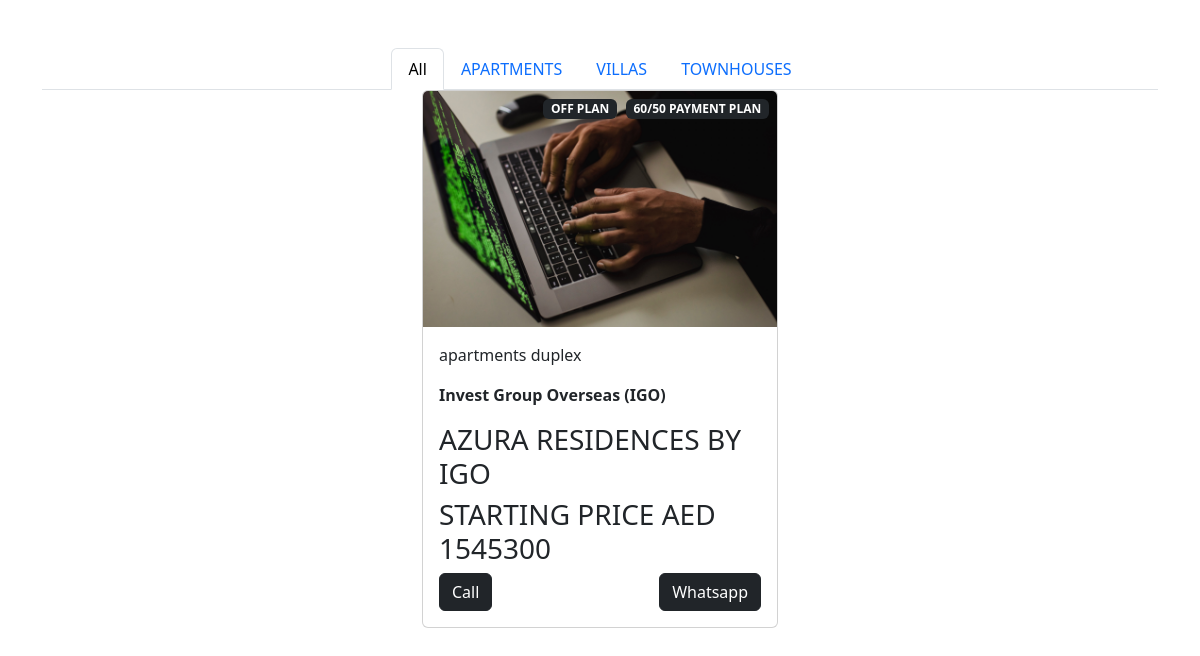
The page /account/all_property/ on the database as committed earlier.
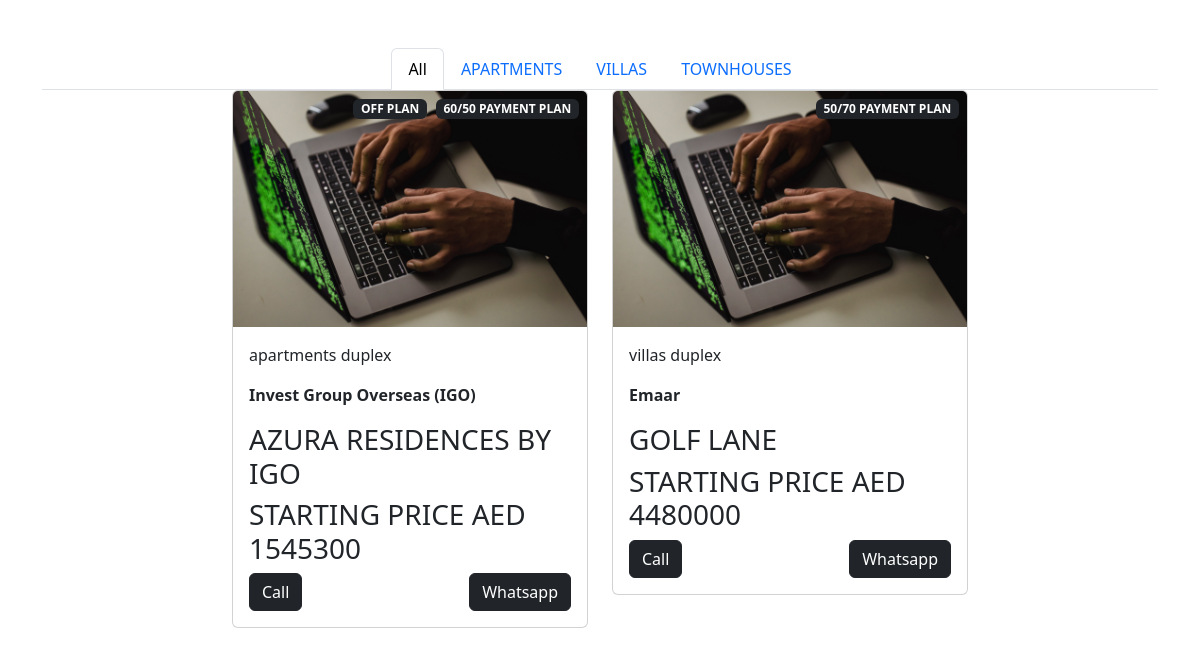
The same page on the database as committed later.
### account/models.py (models this page shows, shortened)
class Properties(models.Model):
    title = models.CharField(max_length=100)
    description = models.CharField(max_length=30000)
    price = models.IntegerField()
    place = models.CharField(max_length=200)
    image = models.ImageField(upload_to='property_images')
    options=(
        ('apartments','apartments'),
        ('villas','villas'),
        ('townhouses','townhouses'),
    )
    types = (
         ('duplex','duplex'),
         ('penthouse','penthouse'),
    )
    company = models.CharField(max_length=100,null=True)
    type = models.CharField(max_length=100,choices=types,null=True,default='')
    is_off_plan = models.BooleanField(default=False)
    payment_plan = models.CharField(max_length=100)
    category = models.CharField(max_length=100,choices = options)
    location = models.ForeignKey(Location,on_delete=models.CASCADE,null=True)
    map = models.URLField(null=True)
    video = models.URLField(null=True)
    created_at = models.DateTimeField(auto_now_add=True,null=True)

### account/views.py (the view)
# urls.py: path('all_property/',AllProperty.as_view(), name='all_property'),
class AllProperty(ListView):
    template_name='all_property.html'
    queryset = Properties.objects.all()
    context_object_name='property'
    def get_context_data(self, **kwargs) -> dict[str, Any]:
        context = super().get_context_data(**kwargs)
        context["apartment"] = self.queryset.filter(category='apartments')
        context["villas"] = self.queryset.filter(category='villas')
        context["townhouses"] = self.queryset.filter(category='townhouses')
        return context

### account/templates/all_property.html (shortened to what this page needs)
<!doctype html>
<html lang="en">
    <head>
        <link
            href="https://cdn.jsdelivr.net/npm/bootstrap@5.3.2/dist/css/bootstrap.min.css"
            rel="stylesheet"
        />
    </head>
    <body>
        <div class="container mt-5">
            <ul class="nav nav-tabs justify-content-center" id="myTab" role="tablist">
                <li class="nav-item" role="presentation">
                  <button class="nav-link active" id="home-tab" data-bs-toggle="tab" data-bs-target="#all" type="button" role="tab" aria-controls="all" aria-selected="true">All</button>
                </li>
                <li class="nav-item" role="presentation">
                  <button class="nav-link" id="profile-tab" data-bs-toggle="tab" data-bs-target="#apartment" type="button" role="tab" aria-controls="apartment" aria-selected="false">APARTMENTS</button>
                </li>
                <li class="nav-item" role="presentation">
                  <button class="nav-link" id="contact-tab" data-bs-toggle="tab" data-bs-target="#villa" type="button" role="tab" aria-controls="villa" aria-selected="false">VILLAS</button>
                </li>
                <li class="nav-item" role="presentation">
                  <button class="nav-link" id="contact-tab" data-bs-toggle="tab" data-bs-target="#townhouses" type="button" role="tab" aria-controls="townhouses" aria-selected="false">TOWNHOUSES</button>
                </li>
              </ul>
              <div class="tab-content" id="myTabContent">
                <div class="tab-pane fade show active" id="all" role="tabpanel" aria-labelledby="all-tab">
                  <div class="row justify-content-center">
                    {% for prop in property %}
                    <div class="col-lg-4 col-md-6">
                     <div class="card mb-4">
                         {% if prop.is_off_plan %}
                         <div class="badge bg-dark text-white position-absolute" style="top: 0.5rem; right: 10rem;">
                             OFF PLAN
                         </div>
                         {% endif %}
                         <div class="badge bg-dark text-white position-absolute" style="top: 0.5rem; right: 0.5rem">
                             {{prop.payment_plan}} PAYMENT PLAN
                         </div>
                         <a href="{% url 'property_detail' prop.id %}">
                          <img src="{{prop.image.url}}" class="card-img-top" alt="Logo">
                         </a>
                         <div class="card-body">
                             <p class="card-text">
                               {{prop.category}}
                                 {% if prop.type %}
                                     {{prop.type}}
                                 {% endif %}
                             </p>
                             <p class="card-text fw-bold">{{prop.company}}</p>
                             <h3 class="card-text">{{prop.title}}</h3>
                             <h3 class="card-text">STARTING PRICE AED {{prop.price}}</h3>
                             <div class="d-flex justify-content-between button-gap mt-1">
                                 <a href="#" class="btn btn-dark">Call</a>
                                 <a href="#" class="btn btn-dark">Whatsapp</a>
                             </div>
                         </div>
                     </div>
                 </div>
                    {% endfor %}
                 </div>
                </div>
        </div>
    </body>
</html>

Rows that differ between the two databases and show on the page:
added Properties: payment_plan "50/70", image (picture), category "villas", type "duplex", company "Emaar", title "GOLF LANE", price "4480000"
